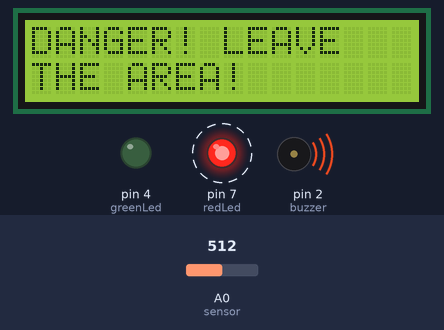
This sketch was run on a simulated Arduino Uno, built with avr-gcc and run on an emulated ATmega328P. Parts: 16×2 character LCD, output pins drawn as LEDs (lit = HIGH), buzzer (waves = sounding, pin HIGH). Dashed ring = blinking. The inputs (shaded band) are chosen by the test bench; at power-on: A0 (sensor) = 512. What the sketch prints to the serial monitor is not drawn.

Above: at 0.86 s.
1.3 s: A0 (sensor) set to 490
At 2.1 s:
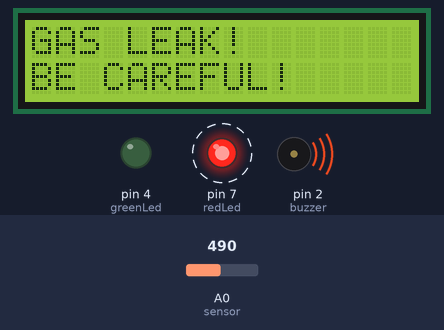
4.6 s: A0 (sensor) set to 358
6.8 s: A0 (sensor) set to 333
At 7.6 s:
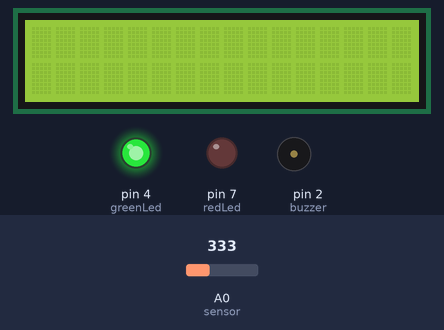
8.8 s: A0 (sensor) set to 360
At 10.6 s:
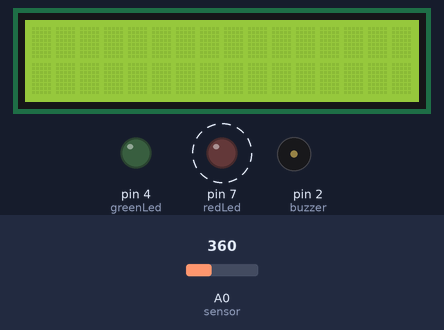
12.1 s: A0 (sensor) set to 340
At 13.2 s:
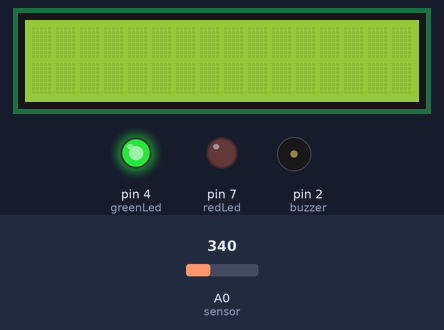
Timing chart, 0 to 15.1 s (numbered marks = the images above; inputs shaded):
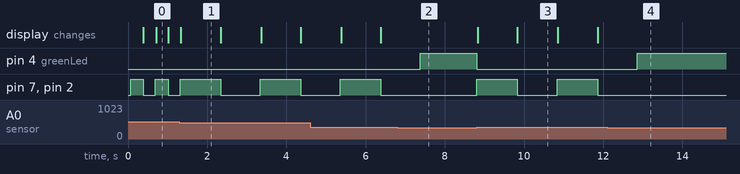

The sketch:

code.ino
```cpp
#include <LiquidCrystal_I2C.h>
#include <Wire.h>

#define sensor A0 // Gas Sensor Analog Pin
#define redLed 7 // Red LED Digital Pin
#define greenLed 4 // Green LED Digital Pin
#define buzzer 2 // Buzzer Digital Pin

LiquidCrystal_I2C lcd(0x27,16,2);

void setup() {
  lcd.begin(16,2);
  lcd.backlight();

  pinMode(redLed, OUTPUT);
  pinMode(greenLed, OUTPUT);
  pinMode(buzzer, OUTPUT);
  Serial.begin(9600);
}

void loop() {
  int value = analogRead(sensor);
  Serial.println(value);
  if(value>350 && value<500) {
    digitalWrite(redLed, HIGH);
    digitalWrite(greenLed, LOW);
    digitalWrite(buzzer, HIGH);

    lcd.setCursor(0,0);
    lcd.print("GAS LEAK!");
    lcd.setCursor(0,1);
    lcd.print("BE CAREFUL!");

    delay(1000);

    lcd.clear();

    digitalWrite(redLed, LOW);
    digitalWrite(buzzer, LOW);
    delay(1000);
  } else if(value>500) {
    digitalWrite(redLed, HIGH);
    digitalWrite(greenLed, LOW);
    digitalWrite(buzzer, HIGH);

    lcd.setCursor(0,0);
    lcd.print("DANGER! LEAVE");
    lcd.setCursor(0,1);
    lcd.print("THE AREA!");

    delay(300);

    lcd.clear();

    digitalWrite(redLed, LOW);
    digitalWrite(buzzer, LOW);
    delay(300);
  } else {
    digitalWrite(redLed, LOW);
    digitalWrite(greenLed, HIGH);
    digitalWrite(buzzer, LOW);
  }
}
```

Measured:
- the behaviour switches between 351 and 350 on A0 (sensor) (found by bisection; images 1 and 2)
- after the input at 1.3 s, pin 7 (redLed), pin 2 (buzzer): HIGH → LOW after 1.0 s, → HIGH 1.0 s later, → LOW 1.0 s later; the display: changes at once (image 1)
- after the input at 6.8 s, pin 4 (greenLed): LOW → HIGH after 0.59 s; pin 7 (redLed), pin 2 (buzzer): stays LOW (without the input it goes to HIGH after 0.59 s)
- after the input at 8.8 s, pin 4 (greenLed): HIGH → LOW at once; pin 7 (redLed), pin 2 (buzzer): alternates HIGH for 1.0 s and LOW for 1.0 s, starting at once; the display: first changes at once (image 3 shows a later state)
- after the input at 12.1 s, pin 4 (greenLed): LOW → HIGH after 0.76 s; pin 7 (redLed), pin 2 (buzzer): stays LOW (without the input it goes to HIGH after 0.76 s)
- by itself, pin 7 (redLed), pin 2 (buzzer): alternates HIGH for 0.32 s and LOW for 0.30 s
- what the display in image 1 shows lasts 1.0 s, from 1.3 s to 2.3 s
